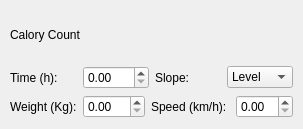
<?xml version="1.0" encoding="UTF-8"?>
<ui version="4.0">
 <class>Widget</class>
 <widget class="QWidget" name="Widget">
  <property name="geometry">
   <rect>
    <x>0</x>
    <y>0</y>
    <width>303</width>
    <height>129</height>
   </rect>
  </property>
  <property name="windowTitle">
   <string>Widget</string>
  </property>
  <widget class="QWidget" name="">
   <property name="geometry">
    <rect>
     <x>10</x>
     <y>10</y>
     <width>283</width>
     <height>108</height>
    </rect>
   </property>
   <layout class="QVBoxLayout" name="verticalLayout_2">
    <item>
     <layout class="QHBoxLayout" name="horizontalLayout_5">
      <item>
       <widget class="QLabel" name="label_title">
        <property name="styleSheet">
         <string notr="true">font: 900 18pt &quot;Segoe UI&quot;;</string>
        </property>
        <property name="text">
         <string>Calory Count</string>
        </property>
       </widget>
      </item>
      <item>
       <widget class="QLabel" name="count">
        <property name="styleSheet">
         <string notr="true">font: 900 18pt &quot;Segoe UI&quot;;
color: rgb(255, 0, 0);</string>
        </property>
        <property name="text">
         <string/>
        </property>
        <property name="textFormat">
         <enum>Qt::AutoText</enum>
        </property>
        <property name="scaledContents">
         <bool>false</bool>
        </property>
       </widget>
      </item>
     </layout>
    </item>
    <item>
     <layout class="QVBoxLayout" name="verticalLayout">
      <item>
       <layout class="QHBoxLayout" name="horizontalLayout_7">
        <item>
         <layout class="QHBoxLayout" name="horizontalLayout_3">
          <item>
           <widget class="QLabel" name="label_time">
            <property name="text">
             <string>Time (h):</string>
            </property>
           </widget>
          </item>
          <item>
           <widget class="QDoubleSpinBox" name="doubleSpinBox_time"/>
          </item>
         </layout>
        </item>
        <item>
         <layout class="QHBoxLayout" name="horizontalLayout_4">
          <item>
           <widget class="QLabel" name="label_slope">
            <property name="text">
             <string>Slope:</string>
            </property>
           </widget>
          </item>
          <item>
           <widget class="QComboBox" name="comboBox_slope">
            <item>
             <property name="text">
              <string>Level</string>
             </property>
            </item>
           </widget>
          </item>
         </layout>
        </item>
       </layout>
      </item>
      <item>
       <layout class="QHBoxLayout" name="horizontalLayout_6">
        <item>
         <layout class="QHBoxLayout" name="horizontalLayout_2">
          <item>
           <widget class="QLabel" name="label_weight">
            <property name="text">
             <string>Weight (Kg):</string>
            </property>
           </widget>
          </item>
          <item>
           <widget class="QDoubleSpinBox" name="doubleSpinBox__weight"/>
          </item>
         </layout>
        </item>
        <item>
         <layout class="QHBoxLayout" name="horizontalLayout">
          <item>
           <widget class="QLabel" name="label_speed">
            <property name="text">
             <string>Speed (km/h): </string>
            </property>
           </widget>
          </item>
          <item>
           <widget class="QDoubleSpinBox" name="doubleSpinBox_speed"/>
          </item>
         </layout>
        </item>
       </layout>
      </item>
     </layout>
    </item>
   </layout>
  </widget>
 </widget>
 <resources/>
 <connections/>
</ui>
